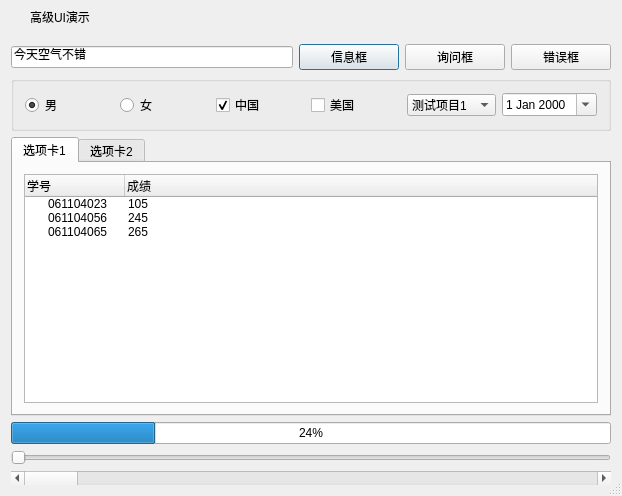
<?xml version="1.0" encoding="UTF-8"?>
<ui version="4.0">
 <class>GuiMain</class>
 <widget class="QDialog" name="GuiMain">
  <property name="geometry">
   <rect>
    <x>0</x>
    <y>0</y>
    <width>622</width>
    <height>496</height>
   </rect>
  </property>
  <property name="windowTitle">
   <string>GuiMain</string>
  </property>
  <property name="sizeGripEnabled">
   <bool>true</bool>
  </property>
  <layout class="QVBoxLayout" name="verticalLayout">
   <property name="spacing">
    <number>0</number>
   </property>
   <property name="leftMargin">
    <number>0</number>
   </property>
   <property name="topMargin">
    <number>0</number>
   </property>
   <property name="rightMargin">
    <number>0</number>
   </property>
   <property name="bottomMargin">
    <number>0</number>
   </property>
   <item>
    <widget class="QWidget" name="widget_title" native="true">
     <property name="sizePolicy">
      <sizepolicy hsizetype="Preferred" vsizetype="Fixed">
       <horstretch>0</horstretch>
       <verstretch>0</verstretch>
      </sizepolicy>
     </property>
     <property name="minimumSize">
      <size>
       <width>100</width>
       <height>33</height>
      </size>
     </property>
     <layout class="QHBoxLayout" name="horizontalLayout_2">
      <property name="spacing">
       <number>0</number>
      </property>
      <property name="leftMargin">
       <number>0</number>
      </property>
      <property name="topMargin">
       <number>0</number>
      </property>
      <property name="rightMargin">
       <number>0</number>
      </property>
      <property name="bottomMargin">
       <number>0</number>
      </property>
      <item>
       <widget class="QLabel" name="lab_Ico">
        <property name="sizePolicy">
         <sizepolicy hsizetype="Minimum" vsizetype="Preferred">
          <horstretch>0</horstretch>
          <verstretch>0</verstretch>
         </sizepolicy>
        </property>
        <property name="minimumSize">
         <size>
          <width>30</width>
          <height>0</height>
         </size>
        </property>
        <property name="text">
         <string/>
        </property>
        <property name="alignment">
         <set>Qt::AlignCenter</set>
        </property>
       </widget>
      </item>
      <item>
       <widget class="QLabel" name="lab_Title">
        <property name="sizePolicy">
         <sizepolicy hsizetype="Expanding" vsizetype="Preferred">
          <horstretch>0</horstretch>
          <verstretch>0</verstretch>
         </sizepolicy>
        </property>
        <property name="styleSheet">
         <string notr="true">font: 10pt &quot;微软雅黑&quot;;</string>
        </property>
        <property name="text">
         <string>高级UI演示</string>
        </property>
        <property name="alignment">
         <set>Qt::AlignLeading|Qt::AlignLeft|Qt::AlignVCenter</set>
        </property>
       </widget>
      </item>
      <item>
       <widget class="QWidget" name="widget_menu" native="true">
        <property name="sizePolicy">
         <sizepolicy hsizetype="Minimum" vsizetype="Preferred">
          <horstretch>0</horstretch>
          <verstretch>0</verstretch>
         </sizepolicy>
        </property>
        <layout class="QHBoxLayout" name="horizontalLayout">
         <property name="spacing">
          <number>0</number>
         </property>
         <property name="leftMargin">
          <number>0</number>
         </property>
         <property name="topMargin">
          <number>0</number>
         </property>
         <property name="rightMargin">
          <number>0</number>
         </property>
         <property name="bottomMargin">
          <number>0</number>
         </property>
         <item>
          <widget class="QPushButton" name="btnMenu">
           <property name="sizePolicy">
            <sizepolicy hsizetype="Minimum" vsizetype="Expanding">
             <horstretch>0</horstretch>
             <verstretch>0</verstretch>
            </sizepolicy>
           </property>
           <property name="minimumSize">
            <size>
             <width>31</width>
             <height>0</height>
            </size>
           </property>
           <property name="cursor">
            <cursorShape>ArrowCursor</cursorShape>
           </property>
           <property name="focusPolicy">
            <enum>Qt::NoFocus</enum>
           </property>
           <property name="toolTip">
            <string>菜单</string>
           </property>
           <property name="text">
            <string/>
           </property>
           <property name="flat">
            <bool>true</bool>
           </property>
          </widget>
         </item>
         <item>
          <widget class="QPushButton" name="btnMenu_Min">
           <property name="sizePolicy">
            <sizepolicy hsizetype="Minimum" vsizetype="Expanding">
             <horstretch>0</horstretch>
             <verstretch>0</verstretch>
            </sizepolicy>
           </property>
           <property name="minimumSize">
            <size>
             <width>31</width>
             <height>0</height>
            </size>
           </property>
           <property name="cursor">
            <cursorShape>ArrowCursor</cursorShape>
           </property>
           <property name="focusPolicy">
            <enum>Qt::NoFocus</enum>
           </property>
           <property name="toolTip">
            <string>最小化</string>
           </property>
           <property name="text">
            <string/>
           </property>
           <property name="flat">
            <bool>true</bool>
           </property>
          </widget>
         </item>
         <item>
          <widget class="QPushButton" name="btnMenu_Max">
           <property name="sizePolicy">
            <sizepolicy hsizetype="Minimum" vsizetype="Expanding">
             <horstretch>0</horstretch>
             <verstretch>0</verstretch>
            </sizepolicy>
           </property>
           <property name="minimumSize">
            <size>
             <width>31</width>
             <height>0</height>
            </size>
           </property>
           <property name="cursor">
            <cursorShape>ArrowCursor</cursorShape>
           </property>
           <property name="focusPolicy">
            <enum>Qt::NoFocus</enum>
           </property>
           <property name="toolTip">
            <string>最大化</string>
           </property>
           <property name="text">
            <string/>
           </property>
           <property name="flat">
            <bool>true</bool>
           </property>
          </widget>
         </item>
         <item>
          <widget class="QPushButton" name="btnMenu_Close">
           <property name="sizePolicy">
            <sizepolicy hsizetype="Minimum" vsizetype="Expanding">
             <horstretch>0</horstretch>
             <verstretch>0</verstretch>
            </sizepolicy>
           </property>
           <property name="minimumSize">
            <size>
             <width>40</width>
             <height>0</height>
            </size>
           </property>
           <property name="cursor">
            <cursorShape>ArrowCursor</cursorShape>
           </property>
           <property name="focusPolicy">
            <enum>Qt::NoFocus</enum>
           </property>
           <property name="toolTip">
            <string>关闭</string>
           </property>
           <property name="text">
            <string/>
           </property>
           <property name="flat">
            <bool>true</bool>
           </property>
          </widget>
         </item>
        </layout>
       </widget>
      </item>
     </layout>
    </widget>
   </item>
   <item>
    <widget class="QWidget" name="widget_main" native="true">
     <property name="styleSheet">
      <string notr="true">font: 10pt &quot;微软雅黑&quot;;</string>
     </property>
     <layout class="QVBoxLayout" name="verticalLayout_2">
      <item>
       <layout class="QHBoxLayout" name="horizontalLayout_3">
        <item>
         <widget class="QLineEdit" name="lineEdit">
          <property name="text">
           <string>今天空气不错</string>
          </property>
         </widget>
        </item>
        <item>
         <widget class="QPushButton" name="pushButton">
          <property name="minimumSize">
           <size>
            <width>100</width>
            <height>0</height>
           </size>
          </property>
          <property name="text">
           <string>信息框</string>
          </property>
         </widget>
        </item>
        <item>
         <widget class="QPushButton" name="pushButton_2">
          <property name="minimumSize">
           <size>
            <width>100</width>
            <height>0</height>
           </size>
          </property>
          <property name="text">
           <string>询问框</string>
          </property>
         </widget>
        </item>
        <item>
         <widget class="QPushButton" name="pushButton_3">
          <property name="minimumSize">
           <size>
            <width>100</width>
            <height>0</height>
           </size>
          </property>
          <property name="text">
           <string>错误框</string>
          </property>
         </widget>
        </item>
       </layout>
      </item>
      <item>
       <widget class="QGroupBox" name="groupBox">
        <property name="title">
         <string/>
        </property>
        <layout class="QHBoxLayout" name="horizontalLayout_4">
         <item>
          <widget class="QRadioButton" name="radioButton">
           <property name="text">
            <string>男</string>
           </property>
           <property name="checked">
            <bool>true</bool>
           </property>
          </widget>
         </item>
         <item>
          <widget class="QRadioButton" name="radioButton_2">
           <property name="text">
            <string>女</string>
           </property>
          </widget>
         </item>
         <item>
          <widget class="QCheckBox" name="checkBox">
           <property name="text">
            <string>中国</string>
           </property>
           <property name="checked">
            <bool>true</bool>
           </property>
          </widget>
         </item>
         <item>
          <widget class="QCheckBox" name="checkBox_2">
           <property name="text">
            <string>美国</string>
           </property>
          </widget>
         </item>
         <item>
          <widget class="QComboBox" name="comboBox">
           <item>
            <property name="text">
             <string>测试项目1</string>
            </property>
           </item>
           <item>
            <property name="text">
             <string>测试项目2</string>
            </property>
           </item>
           <item>
            <property name="text">
             <string>测试项目3</string>
            </property>
           </item>
          </widget>
         </item>
         <item>
          <widget class="QDateEdit" name="dateEdit">
           <property name="calendarPopup">
            <bool>true</bool>
           </property>
          </widget>
         </item>
        </layout>
       </widget>
      </item>
      <item>
       <widget class="QTabWidget" name="tabWidget">
        <property name="currentIndex">
         <number>0</number>
        </property>
        <widget class="QWidget" name="tab">
         <attribute name="title">
          <string>选项卡1</string>
         </attribute>
         <layout class="QVBoxLayout" name="verticalLayout_3">
          <item>
           <widget class="QTreeWidget" name="treeWidget">
            <column>
             <property name="text">
              <string>学号</string>
             </property>
            </column>
            <column>
             <property name="text">
              <string>成绩</string>
             </property>
            </column>
            <item>
             <property name="text">
              <string>061104023</string>
             </property>
             <property name="text">
              <string>105</string>
             </property>
            </item>
            <item>
             <property name="text">
              <string>061104056</string>
             </property>
             <property name="text">
              <string>245</string>
             </property>
            </item>
            <item>
             <property name="text">
              <string>061104065</string>
             </property>
             <property name="text">
              <string>265</string>
             </property>
            </item>
           </widget>
          </item>
         </layout>
        </widget>
        <widget class="QWidget" name="tab_2">
         <attribute name="title">
          <string>选项卡2</string>
         </attribute>
         <layout class="QVBoxLayout" name="verticalLayout_4">
          <item>
           <widget class="QTableWidget" name="tableWidget">
            <property name="selectionBehavior">
             <enum>QAbstractItemView::SelectRows</enum>
            </property>
            <row>
             <property name="text">
              <string>1</string>
             </property>
            </row>
            <row>
             <property name="text">
              <string>2</string>
             </property>
            </row>
            <row>
             <property name="text">
              <string>3</string>
             </property>
            </row>
            <column>
             <property name="text">
              <string>学号</string>
             </property>
            </column>
            <column>
             <property name="text">
              <string>成绩</string>
             </property>
            </column>
            <item row="0" column="0">
             <property name="text">
              <string>061104023</string>
             </property>
            </item>
            <item row="0" column="1">
             <property name="text">
              <string>105</string>
             </property>
            </item>
            <item row="1" column="0">
             <property name="text">
              <string>061104025</string>
             </property>
            </item>
            <item row="1" column="1">
             <property name="text">
              <string>108</string>
             </property>
            </item>
            <item row="2" column="0">
             <property name="text">
              <string>061104056</string>
             </property>
            </item>
            <item row="2" column="1">
             <property name="text">
              <string>235</string>
             </property>
            </item>
           </widget>
          </item>
         </layout>
        </widget>
       </widget>
      </item>
      <item>
       <widget class="QProgressBar" name="progressBar">
        <property name="value">
         <number>24</number>
        </property>
       </widget>
      </item>
      <item>
       <widget class="QSlider" name="horizontalSlider">
        <property name="orientation">
         <enum>Qt::Horizontal</enum>
        </property>
       </widget>
      </item>
      <item>
       <widget class="QScrollBar" name="horizontalScrollBar">
        <property name="orientation">
         <enum>Qt::Horizontal</enum>
        </property>
       </widget>
      </item>
     </layout>
    </widget>
   </item>
  </layout>
 </widget>
 <layoutdefault spacing="6" margin="11"/>
 <resources/>
 <connections/>
</ui>
